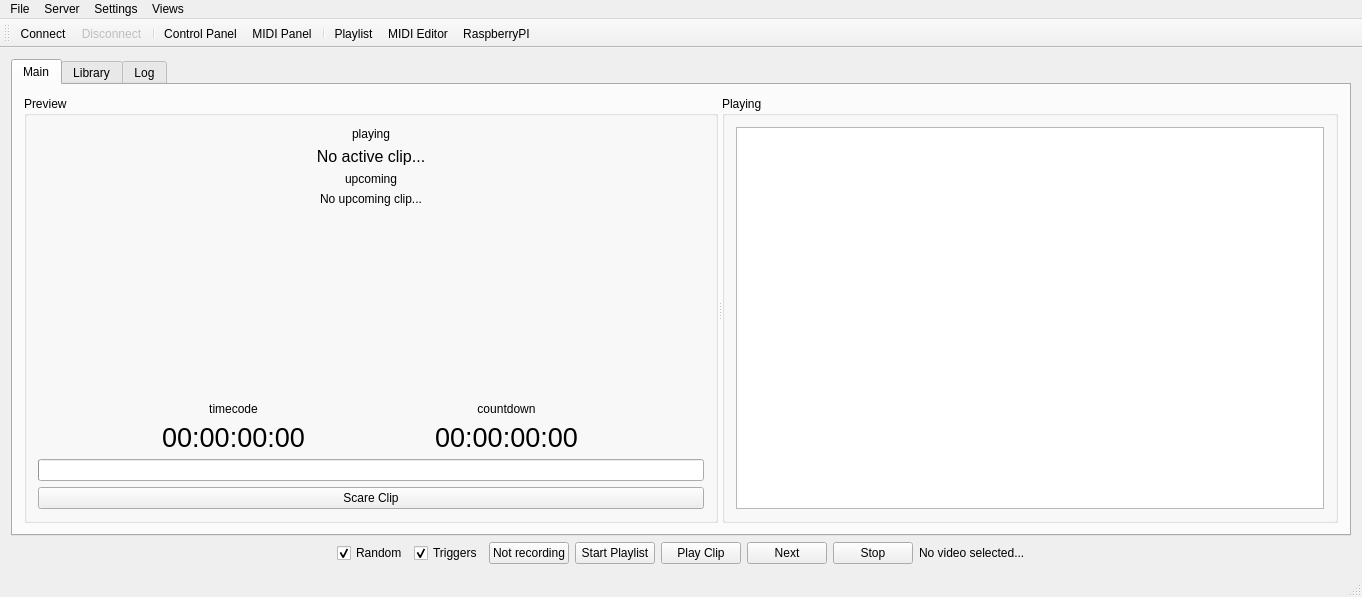
<?xml version="1.0" encoding="UTF-8"?>
<ui version="4.0">
 <class>MainWindow</class>
 <widget class="QMainWindow" name="MainWindow">
  <property name="geometry">
   <rect>
    <x>0</x>
    <y>0</y>
    <width>1362</width>
    <height>597</height>
   </rect>
  </property>
  <property name="windowTitle">
   <string>Cute Caspar</string>
  </property>
  <property name="windowIcon">
   <iconset>
    <normalon>:/Images/CasparCG.png</normalon>
   </iconset>
  </property>
  <widget class="QWidget" name="centralWidget">
   <layout class="QVBoxLayout" name="verticalLayout_3">
    <item>
     <widget class="QTabWidget" name="tabs">
      <property name="currentIndex">
       <number>0</number>
      </property>
      <widget class="QWidget" name="tabMain">
       <attribute name="title">
        <string>Main</string>
       </attribute>
       <layout class="QHBoxLayout" name="horizontalLayout_6">
        <item>
         <widget class="QSplitter" name="splitter">
          <property name="orientation">
           <enum>Qt::Horizontal</enum>
          </property>
          <widget class="QGroupBox" name="boxServer">
           <property name="enabled">
            <bool>true</bool>
           </property>
           <property name="sizePolicy">
            <sizepolicy hsizetype="Preferred" vsizetype="Preferred">
             <horstretch>0</horstretch>
             <verstretch>0</verstretch>
            </sizepolicy>
           </property>
           <property name="minimumSize">
            <size>
             <width>140</width>
             <height>0</height>
            </size>
           </property>
           <property name="title">
            <string>Preview</string>
           </property>
           <layout class="QVBoxLayout" name="verticalLayout">
            <item>
             <widget class="QLabel" name="label">
              <property name="sizePolicy">
               <sizepolicy hsizetype="Preferred" vsizetype="Maximum">
                <horstretch>0</horstretch>
                <verstretch>0</verstretch>
               </sizepolicy>
              </property>
              <property name="text">
               <string>playing</string>
              </property>
              <property name="alignment">
               <set>Qt::AlignCenter</set>
              </property>
             </widget>
            </item>
            <item>
             <widget class="QLabel" name="clipName">
              <property name="sizePolicy">
               <sizepolicy hsizetype="Preferred" vsizetype="Maximum">
                <horstretch>0</horstretch>
                <verstretch>0</verstretch>
               </sizepolicy>
              </property>
              <property name="font">
               <font>
                <pointsize>12</pointsize>
               </font>
              </property>
              <property name="text">
               <string>No active clip...</string>
              </property>
              <property name="alignment">
               <set>Qt::AlignCenter</set>
              </property>
              <property name="wordWrap">
               <bool>true</bool>
              </property>
             </widget>
            </item>
            <item>
             <widget class="QLabel" name="label_2">
              <property name="sizePolicy">
               <sizepolicy hsizetype="Preferred" vsizetype="Maximum">
                <horstretch>0</horstretch>
                <verstretch>0</verstretch>
               </sizepolicy>
              </property>
              <property name="text">
               <string>upcoming</string>
              </property>
              <property name="alignment">
               <set>Qt::AlignCenter</set>
              </property>
             </widget>
            </item>
            <item>
             <widget class="QLabel" name="lblUpcomingClip">
              <property name="sizePolicy">
               <sizepolicy hsizetype="Preferred" vsizetype="Maximum">
                <horstretch>0</horstretch>
                <verstretch>0</verstretch>
               </sizepolicy>
              </property>
              <property name="text">
               <string>No upcoming clip...</string>
              </property>
              <property name="alignment">
               <set>Qt::AlignCenter</set>
              </property>
             </widget>
            </item>
            <item>
             <spacer name="verticalSpacer">
              <property name="orientation">
               <enum>Qt::Vertical</enum>
              </property>
              <property name="sizeHint" stdset="0">
               <size>
                <width>20</width>
                <height>40</height>
               </size>
              </property>
             </spacer>
            </item>
            <item>
             <layout class="QHBoxLayout" name="horizontalLayout_2">
              <item>
               <layout class="QVBoxLayout" name="timecode">
                <property name="sizeConstraint">
                 <enum>QLayout::SetDefaultConstraint</enum>
                </property>
                <item>
                 <widget class="QLabel" name="label_3">
                  <property name="sizePolicy">
                   <sizepolicy hsizetype="Preferred" vsizetype="Maximum">
                    <horstretch>0</horstretch>
                    <verstretch>0</verstretch>
                   </sizepolicy>
                  </property>
                  <property name="text">
                   <string>timecode</string>
                  </property>
                  <property name="alignment">
                   <set>Qt::AlignCenter</set>
                  </property>
                 </widget>
                </item>
                <item>
                 <widget class="QLabel" name="timeCode">
                  <property name="sizePolicy">
                   <sizepolicy hsizetype="Maximum" vsizetype="Preferred">
                    <horstretch>0</horstretch>
                    <verstretch>0</verstretch>
                   </sizepolicy>
                  </property>
                  <property name="minimumSize">
                   <size>
                    <width>100</width>
                    <height>0</height>
                   </size>
                  </property>
                  <property name="font">
                   <font>
                    <pointsize>20</pointsize>
                   </font>
                  </property>
                  <property name="text">
                   <string>00:00:00:00</string>
                  </property>
                  <property name="alignment">
                   <set>Qt::AlignCenter</set>
                  </property>
                 </widget>
                </item>
               </layout>
              </item>
              <item>
               <layout class="QVBoxLayout" name="countdown">
                <item>
                 <widget class="QLabel" name="label_4">
                  <property name="sizePolicy">
                   <sizepolicy hsizetype="Preferred" vsizetype="Maximum">
                    <horstretch>0</horstretch>
                    <verstretch>0</verstretch>
                   </sizepolicy>
                  </property>
                  <property name="text">
                   <string>countdown</string>
                  </property>
                  <property name="alignment">
                   <set>Qt::AlignCenter</set>
                  </property>
                 </widget>
                </item>
                <item>
                 <widget class="QLabel" name="lblDuration">
                  <property name="sizePolicy">
                   <sizepolicy hsizetype="Maximum" vsizetype="Preferred">
                    <horstretch>0</horstretch>
                    <verstretch>0</verstretch>
                   </sizepolicy>
                  </property>
                  <property name="font">
                   <font>
                    <pointsize>20</pointsize>
                   </font>
                  </property>
                  <property name="text">
                   <string>00:00:00:00</string>
                  </property>
                  <property name="alignment">
                   <set>Qt::AlignCenter</set>
                  </property>
                 </widget>
                </item>
               </layout>
              </item>
             </layout>
            </item>
            <item>
             <widget class="QProgressBar" name="progressBar">
              <property name="minimumSize">
               <size>
                <width>0</width>
                <height>5</height>
               </size>
              </property>
              <property name="value">
               <number>0</number>
              </property>
              <property name="textVisible">
               <bool>false</bool>
              </property>
             </widget>
            </item>
            <item>
             <widget class="QPushButton" name="btnInterrupt">
              <property name="text">
               <string>Scare Clip</string>
              </property>
             </widget>
            </item>
           </layout>
          </widget>
          <widget class="QGroupBox" name="boxPlaying">
           <property name="title">
            <string>Playing</string>
           </property>
           <layout class="QVBoxLayout" name="verticalLayout_2">
            <item>
             <widget class="QTableView" name="tableView">
              <property name="selectionMode">
               <enum>QAbstractItemView::SingleSelection</enum>
              </property>
              <property name="selectionBehavior">
               <enum>QAbstractItemView::SelectRows</enum>
              </property>
              <property name="sortingEnabled">
               <bool>true</bool>
              </property>
              <attribute name="horizontalHeaderStretchLastSection">
               <bool>true</bool>
              </attribute>
              <attribute name="verticalHeaderVisible">
               <bool>false</bool>
              </attribute>
             </widget>
            </item>
           </layout>
          </widget>
         </widget>
        </item>
       </layout>
      </widget>
      <widget class="QWidget" name="tabLibrary">
       <attribute name="title">
        <string>Library</string>
       </attribute>
       <layout class="QHBoxLayout" name="horizontalLayout_5">
        <item>
         <widget class="QGroupBox" name="boxLibraryClip">
          <property name="enabled">
           <bool>true</bool>
          </property>
          <property name="sizePolicy">
           <sizepolicy hsizetype="Preferred" vsizetype="Preferred">
            <horstretch>0</horstretch>
            <verstretch>0</verstretch>
           </sizepolicy>
          </property>
          <property name="minimumSize">
           <size>
            <width>140</width>
            <height>0</height>
           </size>
          </property>
          <property name="title">
           <string>Control</string>
          </property>
          <layout class="QVBoxLayout" name="verticalLayout_5">
           <item>
            <widget class="QPushButton" name="btnReloadLibrary">
             <property name="text">
              <string>Refresh</string>
             </property>
            </widget>
           </item>
          </layout>
         </widget>
        </item>
        <item>
         <widget class="QGroupBox" name="boxLibraryList">
          <property name="title">
           <string>Library</string>
          </property>
          <layout class="QVBoxLayout" name="verticalLayout_4">
           <item>
            <widget class="QTableView" name="tableViewLibrary">
             <property name="selectionBehavior">
              <enum>QAbstractItemView::SelectRows</enum>
             </property>
             <property name="sortingEnabled">
              <bool>true</bool>
             </property>
             <attribute name="horizontalHeaderStretchLastSection">
              <bool>true</bool>
             </attribute>
             <attribute name="verticalHeaderVisible">
              <bool>false</bool>
             </attribute>
            </widget>
           </item>
          </layout>
         </widget>
        </item>
       </layout>
      </widget>
      <widget class="QWidget" name="tabLog">
       <attribute name="title">
        <string>Log</string>
       </attribute>
       <layout class="QHBoxLayout" name="horizontalLayout_3">
        <item>
         <widget class="QPlainTextEdit" name="edtLog"/>
        </item>
       </layout>
      </widget>
     </widget>
    </item>
    <item>
     <layout class="QHBoxLayout" name="horizontalLayout">
      <item>
       <spacer name="horizontalSpacer">
        <property name="orientation">
         <enum>Qt::Horizontal</enum>
        </property>
        <property name="sizeHint" stdset="0">
         <size>
          <width>40</width>
          <height>20</height>
         </size>
        </property>
       </spacer>
      </item>
      <item>
       <widget class="QCheckBox" name="chkRandom">
        <property name="text">
         <string>Random</string>
        </property>
        <property name="checked">
         <bool>true</bool>
        </property>
       </widget>
      </item>
      <item>
       <widget class="QCheckBox" name="chkTriggers">
        <property name="enabled">
         <bool>true</bool>
        </property>
        <property name="text">
         <string>Triggers</string>
        </property>
        <property name="checked">
         <bool>true</bool>
        </property>
       </widget>
      </item>
      <item>
       <widget class="QPushButton" name="btnRecording">
        <property name="enabled">
         <bool>true</bool>
        </property>
        <property name="text">
         <string>Not recording</string>
        </property>
       </widget>
      </item>
      <item>
       <widget class="QPushButton" name="btnStartPlaylist">
        <property name="minimumSize">
         <size>
          <width>0</width>
          <height>0</height>
         </size>
        </property>
        <property name="text">
         <string>Start Playlist</string>
        </property>
       </widget>
      </item>
      <item>
       <widget class="QPushButton" name="btnPlayClip">
        <property name="text">
         <string>Play Clip</string>
        </property>
       </widget>
      </item>
      <item>
       <widget class="QPushButton" name="btnNext">
        <property name="text">
         <string>Next</string>
        </property>
       </widget>
      </item>
      <item>
       <widget class="QPushButton" name="btnStopPlaylist">
        <property name="minimumSize">
         <size>
          <width>0</width>
          <height>0</height>
         </size>
        </property>
        <property name="text">
         <string>Stop</string>
        </property>
       </widget>
      </item>
      <item>
       <widget class="QLabel" name="statusLabel">
        <property name="text">
         <string>No video selected...</string>
        </property>
       </widget>
      </item>
      <item>
       <spacer name="horizontalSpacer_2">
        <property name="orientation">
         <enum>Qt::Horizontal</enum>
        </property>
        <property name="sizeHint" stdset="0">
         <size>
          <width>40</width>
          <height>20</height>
         </size>
        </property>
       </spacer>
      </item>
     </layout>
    </item>
   </layout>
  </widget>
  <widget class="QMenuBar" name="menuBar">
   <property name="geometry">
    <rect>
     <x>0</x>
     <y>0</y>
     <width>1362</width>
     <height>22</height>
    </rect>
   </property>
   <widget class="QMenu" name="menuFile">
    <property name="title">
     <string>File</string>
    </property>
    <addaction name="actionPlaylist"/>
    <addaction name="actionExit"/>
   </widget>
   <widget class="QMenu" name="menuServer">
    <property name="title">
     <string>Server</string>
    </property>
    <addaction name="actionConnect"/>
    <addaction name="actionDisconnect"/>
   </widget>
   <widget class="QMenu" name="menuSettings">
    <property name="title">
     <string>Settings</string>
    </property>
    <addaction name="actionSettings"/>
   </widget>
   <widget class="QMenu" name="menuViews">
    <property name="title">
     <string>Views</string>
    </property>
    <addaction name="actionPreview"/>
    <addaction name="separator"/>
    <addaction name="actionControl_Panel"/>
    <addaction name="actionMIDI_Editor"/>
    <addaction name="actionMidi_Panel"/>
    <addaction name="actionRaspberryPI"/>
   </widget>
   <addaction name="menuFile"/>
   <addaction name="menuServer"/>
   <addaction name="menuSettings"/>
   <addaction name="menuViews"/>
  </widget>
  <widget class="QToolBar" name="mainToolBar">
   <attribute name="toolBarArea">
    <enum>TopToolBarArea</enum>
   </attribute>
   <attribute name="toolBarBreak">
    <bool>false</bool>
   </attribute>
   <addaction name="actionConnect"/>
   <addaction name="actionDisconnect"/>
   <addaction name="separator"/>
   <addaction name="actionControl_Panel"/>
   <addaction name="actionMidi_Panel"/>
   <addaction name="separator"/>
   <addaction name="actionPlaylist"/>
   <addaction name="actionMIDI_Editor"/>
   <addaction name="actionRaspberryPI"/>
  </widget>
  <widget class="QStatusBar" name="statusBar"/>
  <action name="actionExit">
   <property name="text">
    <string>Exit</string>
   </property>
   <property name="shortcut">
    <string>Ctrl+Q</string>
   </property>
  </action>
  <action name="actionConnect">
   <property name="icon">
    <iconset resource="images.qrc">
     <normaloff>:/Images/extras_net_online.png</normaloff>:/Images/extras_net_online.png</iconset>
   </property>
   <property name="text">
    <string>Connect</string>
   </property>
  </action>
  <action name="actionDisconnect">
   <property name="enabled">
    <bool>false</bool>
   </property>
   <property name="icon">
    <iconset resource="images.qrc">
     <normaloff>:/Images/extras_net_offline.png</normaloff>:/Images/extras_net_offline.png</iconset>
   </property>
   <property name="text">
    <string>Disconnect</string>
   </property>
  </action>
  <action name="actionSettings">
   <property name="icon">
    <iconset resource="images.qrc">
     <normaloff>:/Images/extras_configure.png</normaloff>:/Images/extras_configure.png</iconset>
   </property>
   <property name="text">
    <string>Settings...</string>
   </property>
  </action>
  <action name="actionPreview">
   <property name="checkable">
    <bool>true</bool>
   </property>
   <property name="checked">
    <bool>true</bool>
   </property>
   <property name="text">
    <string>Preview</string>
   </property>
  </action>
  <action name="actionPlaylist">
   <property name="icon">
    <iconset resource="images.qrc">
     <normaloff>:/Images/script.png</normaloff>:/Images/script.png</iconset>
   </property>
   <property name="text">
    <string>Playlist</string>
   </property>
  </action>
  <action name="actionMidi_Panel">
   <property name="checkable">
    <bool>true</bool>
   </property>
   <property name="icon">
    <iconset resource="images.qrc">
     <normaloff>:/Images/Control Panel.png</normaloff>:/Images/Control Panel.png</iconset>
   </property>
   <property name="text">
    <string>MIDI Panel</string>
   </property>
  </action>
  <action name="actionRaspberryPI">
   <property name="checkable">
    <bool>true</bool>
   </property>
   <property name="icon">
    <iconset resource="images.qrc">
     <normaloff>:/Images/Raspi.png</normaloff>:/Images/Raspi.png</iconset>
   </property>
   <property name="text">
    <string>RaspberryPI</string>
   </property>
  </action>
  <action name="actionControl_Panel">
   <property name="checkable">
    <bool>true</bool>
   </property>
   <property name="icon">
    <iconset resource="images.qrc">
     <normaloff>:/Images/File Video Clip.png</normaloff>:/Images/File Video Clip.png</iconset>
   </property>
   <property name="text">
    <string>Control Panel</string>
   </property>
  </action>
  <action name="actionMIDI_Editor">
   <property name="checkable">
    <bool>true</bool>
   </property>
   <property name="icon">
    <iconset resource="images.qrc">
     <normaloff>:/Images/File MIDI.png</normaloff>:/Images/File MIDI.png</iconset>
   </property>
   <property name="text">
    <string>MIDI Editor</string>
   </property>
  </action>
 </widget>
 <layoutdefault spacing="6" margin="11"/>
 <resources>
  <include location="images.qrc"/>
 </resources>
 <connections/>
</ui>
